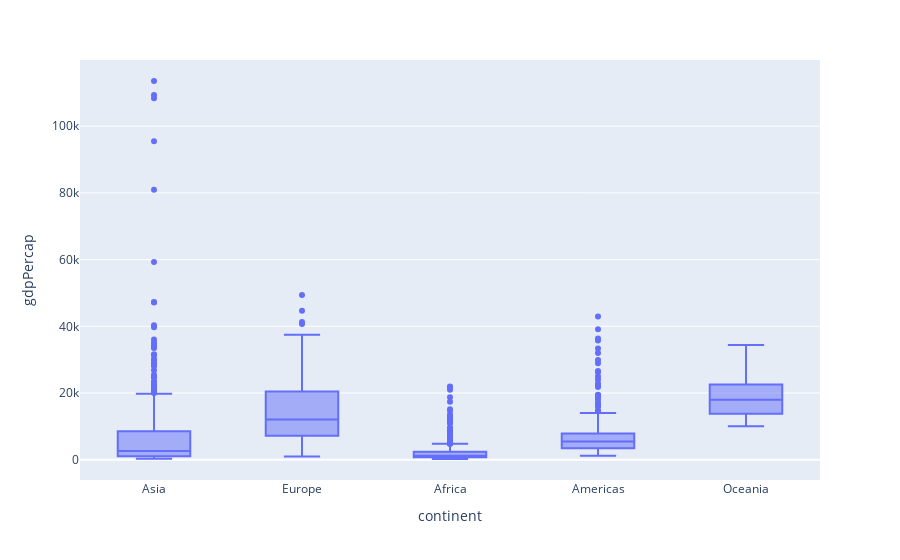

Write notebook code for a chart like this one.
### Code cell
fig = px.box(
    data_frame=gapminder,
    x="continent",
    y="gdpPercap",
    
)
fig.show()

### Figure 1 — Plotly figure (JSON) as saved in the notebook; plotly's stock layout.template omitted (floating-point values rounded to 4 significant figures; data arrays with more than 128 entries replaced by an {"elided": "..."} marker saying what was removed)
{"data": [{"alignmentgroup": "True", "hovertemplate": "continent=%{x}<br>gdpPercap=%{y}<extra></extra>", "legendgroup": "", "marker": {"color": "#636efa"}, "name": "", "notched": false, "offsetgroup": "", "orientation": "v", "showlegend": false, "type": "box", "x": {"elided": "1704 str values"}, "x0": " ", "xaxis": "x", "y": {"elided": "1704 float values"}, "y0": " ", "yaxis": "y"}], "layout": {"autosize": true, "boxmode": "group", "legend": {"tracegroupgap": 0}, "margin": {"t": 60}, "xaxis": {"anchor": "y", "autorange": true, "domain": [0, 1], "range": [-0.5, 4.5], "title": {"text": "continent"}, "type": "category"}, "yaxis": {"anchor": "x", "autorange": true, "domain": [0, 1], "range": [-6052.0, 119800.0], "title": {"text": "gdpPercap"}, "type": "linear"}}}
